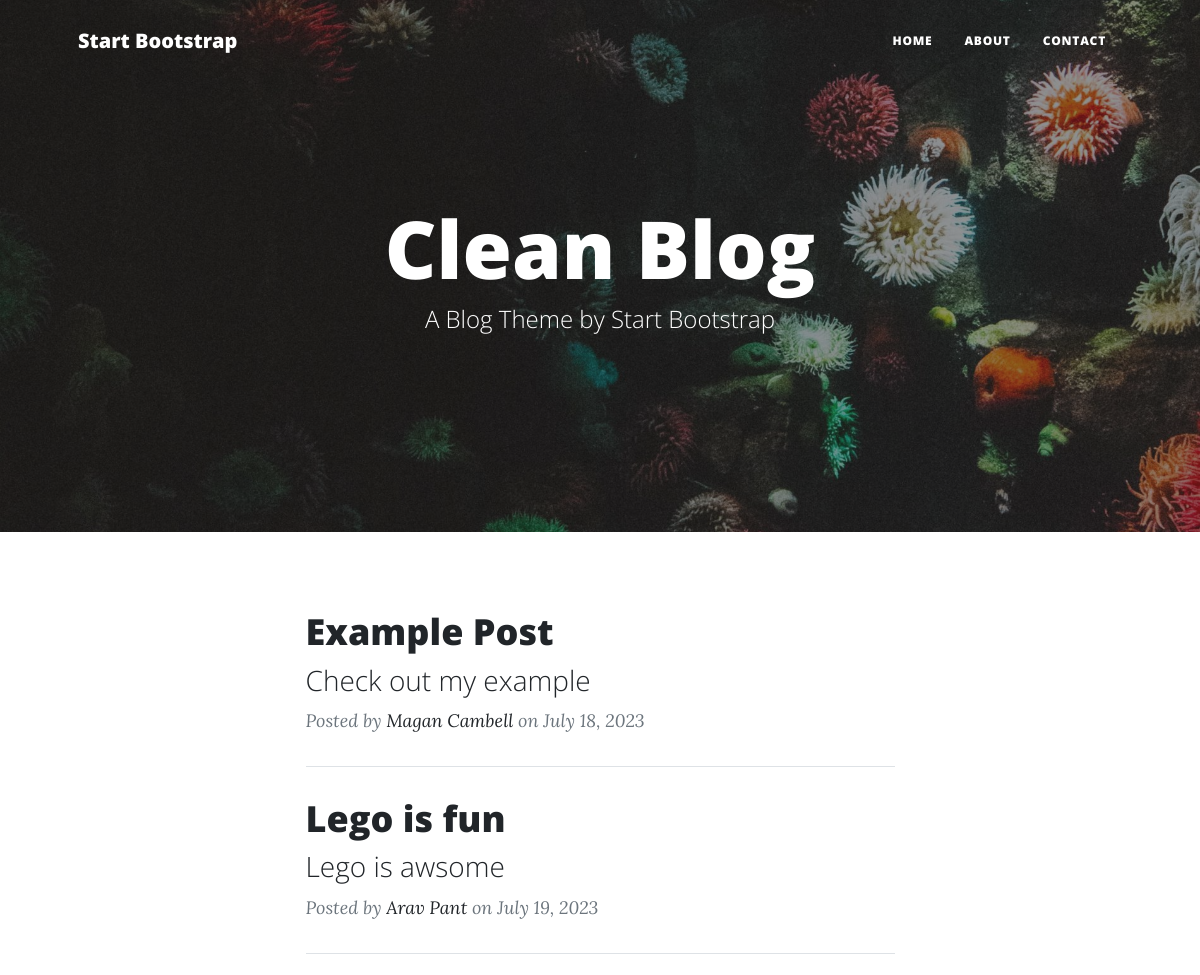
Before: / (upper part) with the older database file.
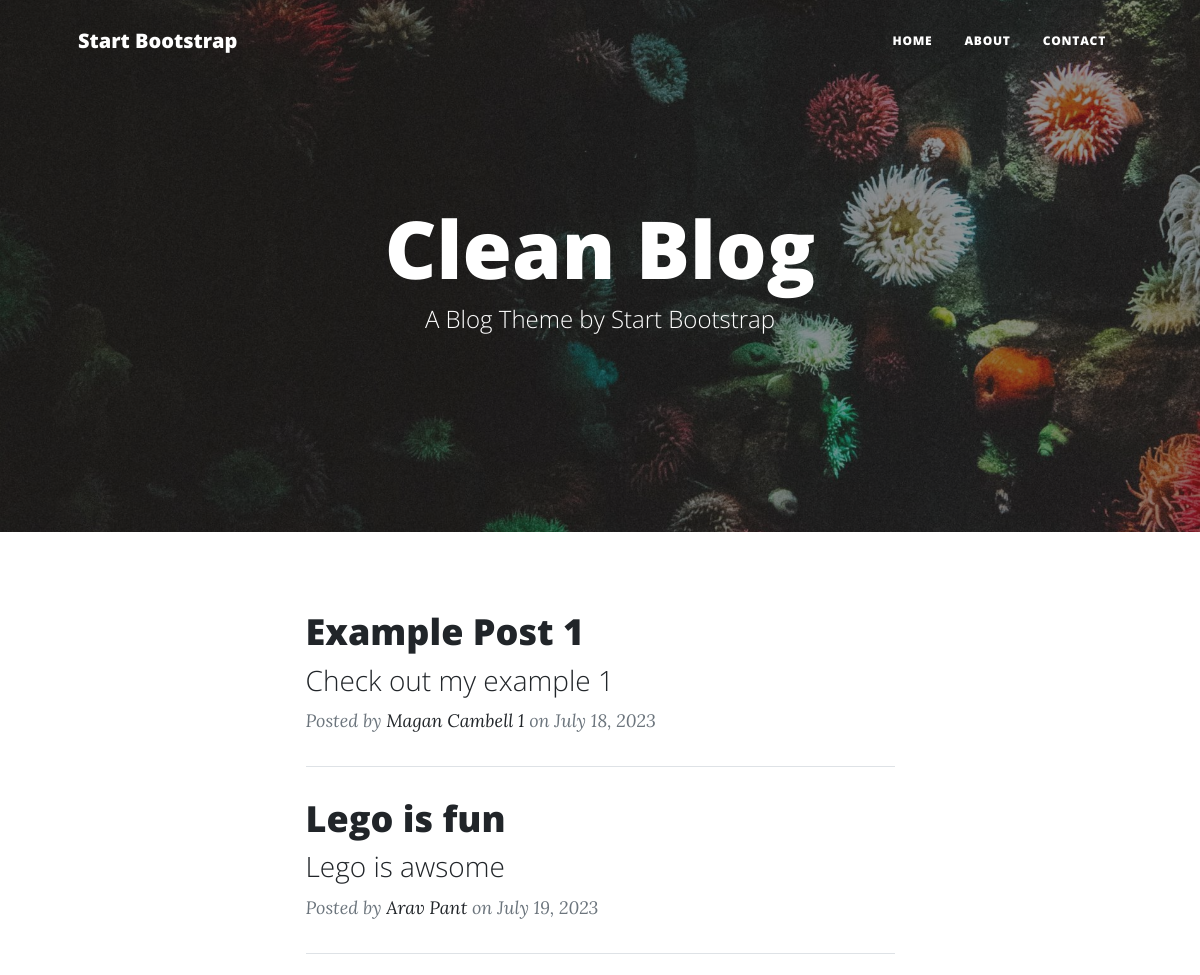
After: the same page with the newer database file.
### main.py (models this page shows)
class BlogPost(db.Model):
    id: Mapped[int] = mapped_column(Integer, primary_key=True)
    title: Mapped[str] = mapped_column(String(250), unique=True, nullable=False)
    subtitle: Mapped[str] = mapped_column(String(250), nullable=False)
    date: Mapped[str] = mapped_column(String(250), nullable=False)
    body: Mapped[str] = mapped_column(Text, nullable=False)
    author: Mapped[str] = mapped_column(String(250), nullable=False)
    img_url: Mapped[str] = mapped_column(String(250), nullable=False)

### main.py (the view)
@app.route('/',methods=['GET'])
def get_all_posts():
    result = db.session.execute(db.select(BlogPost).order_by(BlogPost.date))
    posts = result.scalars().all()
    return render_template("index.html", all_posts=posts)

### templates/index.html (shortened to what this page needs)
{% include "header.html" %}
<header
  class="masthead"
  style="background-image: url('../static/assets/img/home-bg.jpg')"
>
  <div class="container position-relative px-4 px-lg-5">
    <div class="row gx-4 gx-lg-5 justify-content-center">
      <div class="col-md-10 col-lg-8 col-xl-7">
        <div class="site-heading">
          <h1>Clean Blog</h1>
          <span class="subheading">A Blog Theme by Start Bootstrap</span>
        </div>
      </div>
    </div>
  </div>
</header>
<div class="container px-4 px-lg-5">
  <div class="row gx-4 gx-lg-5 justify-content-center">
    <div class="col-md-10 col-lg-8 col-xl-7">
      {% for post in all_posts %}
      <div class="post-preview">
        <a href="{{ url_for('show_post', post_id=post.id) }}">
          <h2 class="post-title">{{ post.title }}</h2>
          <h3 class="post-subtitle">{{ post.subtitle }}</h3>
        </a>
        <p class="post-meta">
          Posted by
          <a href="#">{{post.author}}</a>
          on {{post.date}}
        </p>
      </div>
      <hr class="my-4" />
      {% endfor %}
    </div>
  </div>
</div>
{% include "footer.html" %}

Changed rows visible on the page:
changed BlogPost: title "Example Post" → "Example Post 1"; subtitle "Check out my example" → "Check out my example 1"; author "Magan Cambell" → "Magan Cambell 1"
